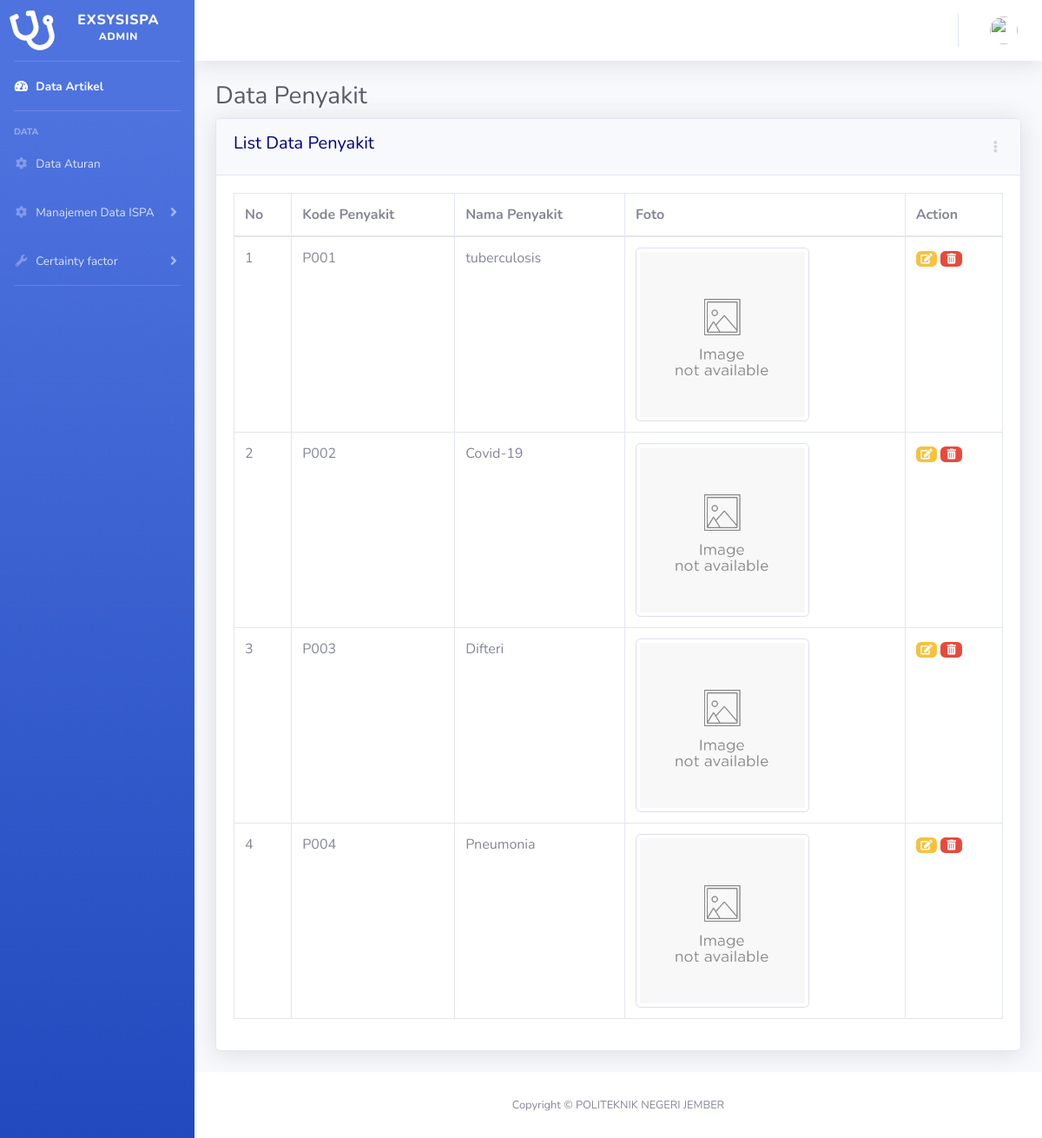
The app's page /index.php/backend/penyakit with its own data.
### tables this page shows
CREATE TABLE `tb_penyakit` (
  `id_penyakit` int(11) NOT NULL,
  `kode_penyakit` varchar(128) NOT NULL,
  `nama_penyakit` varchar(55) NOT NULL,
  `penyakit_image` varchar(128) NOT NULL
);

### application/controllers/backend/Penyakit.php (called while the page is built, shortened)
<?php
class Penyakit extends CI_Controller {
 public function __construct()
    {
        $this->load->model('penyakit_model');
        $this->load->library('form_validation');
        $this->load->library('upload');
    }
	public function index()
	{
        $data['title'] = "Data Penyakit | Expert System ISPA";
        $data['judulHalaman'] = "Data Penyakit";
        $data['detailHalaman'] = "Halaman Data Penyakit merupakan halaman dimana Administrator dapat menambahkan, mengurangi atau memperbaharui data penyakit. Halaman ini hanya dapat diakses oleh user dengan level admin. Halaman ini berisi penyakit Infeksi Saluran Pernafasan Akut.";
        $data['cardHeader'] = 'List Data Penyakit';
        $data['user'] = $this->db->get_where('tb_user', ['user_email' => $this->session->userdata('email')])->row_array();
        $data['penyakit'] = $this->penyakit_model->getAll();
        $data['count'] = $this->penyakit_model->count();
        $data['start'] = 0;
         $this->load->view('backend/_partials/header', $data);
        $this->load->view('backend/_partials/sidebar', $data);
        $this->load->view('backend/_partials/topbar', $data);
        $this->load->view('backend/data/penyakit/list-penyakit', $data);
        $this->load->view('backend/_partials/footer');
	}
}

### index.php (called while the page is built, shortened)
<?php
require_once BASEPATH.'core/CodeIgniter.php';

### application/models/Penyakit_model.php (called while the page is built, shortened)
<?php
class Penyakit_model extends CI_Model
{
    private $_table = 'tb_penyakit';
    public function getAll()
    {
        return $this->db->get($this->_table)->result_array();
    }
}

### application/views/backend/data/penyakit/list-penyakit.php (the view, shortened to what this page needs)
<div class="container-fluid">
    <h1 class="h3 mb-2 text-gray-800" style="color: navy;"><?= $judulHalaman ?></h1>
    <div class="card shadow mb-4">
        <div class="card-header py-3 d-flex flex-row align-items-center justify-content-between">
            <h6 class="h5 mb-2 text-center-1000" style="color: navy;"><?= $cardHeader ?></h6>
            <div class="dropdown no-arrow">
                <a class="dropdown-toggle" href="#" role="button" id="dropdownMenuLink" data-toggle="dropdown" aria-haspopup="true" aria-expanded="false">
                    <i class="fas fa-ellipsis-v fa-sm fa-fw text-gray-400"></i>
                </a>
            </div>
        </div>
        <div class="card-body">
            <div class="table-responsive">
                <table class="table table-bordered" id="dataTable" width="100%" cellspacing="0">
                    <thead>
                        <tr>
                            <th>No</th>
                            <th>Kode Penyakit</th>
                            <th>Nama Penyakit</th>
                            <th>Foto</th>
                            <th>Action</th>
                        </tr>
                    </thead>
                    <tbody>
                        <?php if ($count > 0) : ?>
                            <?php foreach ($penyakit as $p) : ?>
                                <tr>
                                    <td><?= ++$start ?></td>
                                    <td><?= $p['kode_penyakit'] ?></td>
                                    <td><?= $p['nama_penyakit'] ?></td>
                                    <td><img src="<?= base_url('assets/admin/img/img-penyakit/' . $p['penyakit_image']) ?>" class="img-thumbnail" width="200" alt="<?= $p['nama_penyakit'] ?>"></td>
                                    <td>
                                        <a href="<?= base_url('edit-penyakit/' . $p['id_penyakit']) ?>" class="badge badge-warning"><i class="fas fa-fw fa-edit"></i></a>
                                        <a href="#" data-toggle="modal" data-target="#deleteModal-<?= $p['id_penyakit'] ?>" class=" badge badge-danger"><i class="fas fa-fw fa-trash-alt"></i></a>
                                    </td>
                                </tr>
                            <?php endforeach; ?>
                        <?php else : ?>
                            <tr>
                                <h4 class="text-danger text-center">Belum ada Data yang di Input</h4>
                            </tr>
                        <?php endif; ?>
                    </tbody>
                </table>
            </div>
        </div>
    </div>
</div>
</div>

### records on screen
tb_penyakit: kode_penyakit "P001", nama_penyakit "tuberculosis", penyakit_image (picture)
tb_penyakit: kode_penyakit "P002", nama_penyakit "Covid-19", penyakit_image (picture)
tb_penyakit: kode_penyakit "P003", nama_penyakit "Difteri", penyakit_image (picture)
tb_penyakit: kode_penyakit "P004", nama_penyakit "Pneumonia", penyakit_image (picture)

### other values on screen
$judulHalaman "Data Penyakit"
$cardHeader "List Data Penyakit"
